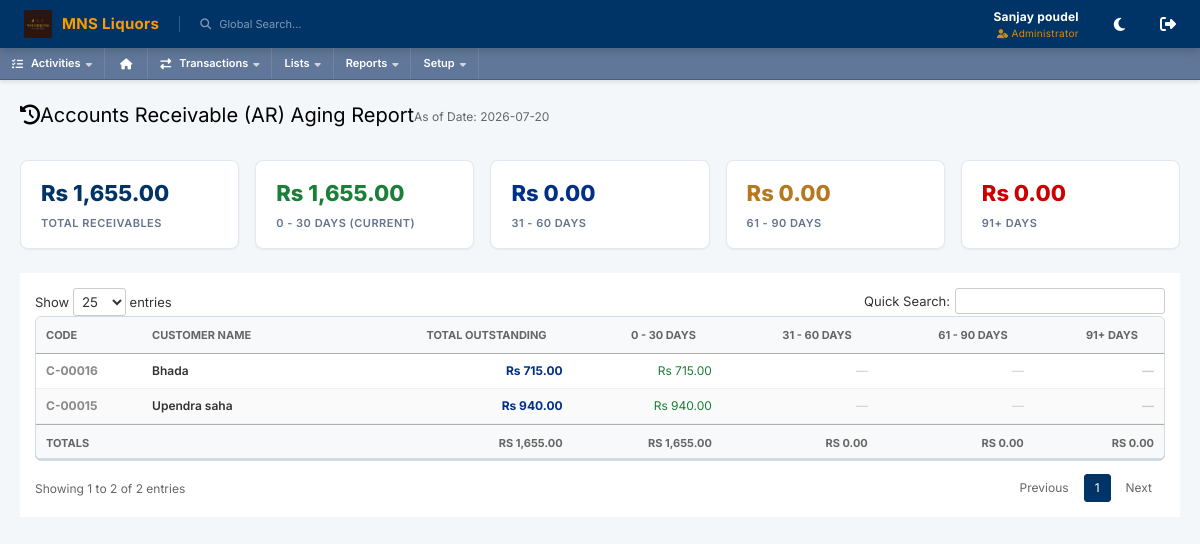
The app's page /index.php?page=reports/customers/receivable_aging (signed in) with its own data.
### tables this page shows
CREATE TABLE `system_info` (
  `id` int(30) NOT NULL,
  `meta_field` text NOT NULL,
  `meta_value` text NOT NULL
);

### forms/modules/reports/customers/receivable_aging_list.php (the view, shortened to what the rows shown need)
<?php
require_once 'database/DBConnection.php';
require_once 'forms/modules/reports/rpt_helpers.php';
$db = db();
$today = date('Y-m-d');
$sql = "
    SELECT
        c.customer_code,
        c.full_name as customer_name,
        COALESCE(SUM(ci.balance_due), 0.00) as total_due,
        COALESCE(SUM(CASE WHEN DATEDIFF(?, ci.invoice_date) BETWEEN 0 AND 30 THEN ci.balance_due ELSE 0.00 END), 0.00) as bucket_30,
        COALESCE(SUM(CASE WHEN DATEDIFF(?, ci.invoice_date) BETWEEN 31 AND 60 THEN ci.balance_due ELSE 0.00 END), 0.00) as bucket_60,
        COALESCE(SUM(CASE WHEN DATEDIFF(?, ci.invoice_date) BETWEEN 61 AND 90 THEN ci.balance_due ELSE 0.00 END), 0.00) as bucket_90,
        COALESCE(SUM(CASE WHEN DATEDIFF(?, ci.invoice_date) > 90 THEN ci.balance_due ELSE 0.00 END), 0.00) as bucket_over_90
    FROM customers c
    JOIN customer_invoices ci ON c.id = ci.customer_id
    JOIN transaction_headers h ON ci.header_id = h.id AND h.is_deleted = 0 AND h.status NOT IN ('void', 'voided', 'draft')
    WHERE c.is_deleted = 0
    GROUP BY c.id, c.customer_code, c.full_name
    HAVING total_due > 0.00
    ORDER BY c.full_name ASC
";
$rows = $db->fetchAll($sql, [$today, $today, $today, $today]);
$total_due = 0.0;
$total_30 = 0.0;
$total_60 = 0.0;
$total_90 = 0.0;
$total_over_90 = 0.0;
foreach ($rows as $r) {
    $total_due += (float)$r['total_due'];
    $total_30 += (float)$r['bucket_30'];
    $total_60 += (float)$r['bucket_60'];
    $total_90 += (float)$r['bucket_90'];
    $total_over_90 += (float)$r['bucket_over_90'];
}
?>
<div class="ns-page-header" style="margin-bottom: 20px;">
    <h1 class="ns-page-title"><i class="fas fa-history"></i> Accounts Receivable (AR) Aging Report</h1>
    <div style="font-size: 12px; color: #666; margin-top: 4px;">As of Date: <?= rpt_date($today) ?></div>
</div>
<div class="rpt-summary">
  <div class="rpt-summary-card"><div class="val"><?= rpt_currency($total_due) ?></div><div class="lbl">Total Receivables</div></div>
  <div class="rpt-summary-card"><div class="val" style="color:#1a7f37"><?= rpt_currency($total_30) ?></div><div class="lbl">0 - 30 Days (Current)</div></div>
  <div class="rpt-summary-card"><div class="val" style="color:#003087"><?= rpt_currency($total_60) ?></div><div class="lbl">31 - 60 Days</div></div>
  <div class="rpt-summary-card"><div class="val" style="color:#b7791f"><?= rpt_currency($total_90) ?></div><div class="lbl">61 - 90 Days</div></div>
  <div class="rpt-summary-card"><div class="val" style="color:#c00"><?= rpt_currency($total_over_90) ?></div><div class="lbl">91+ Days</div></div>
</div>
<div class="ns-portlet">
  <div class="ns-portlet-content">
    <table class="ns-table" id="tbl-ar-aging">
      <thead>
        <tr>
          <th>Code</th>
          <th>Customer Name</th>
          <th style="text-align:right">Total Outstanding</th>
          <th style="text-align:right">0 - 30 Days</th>
          <th style="text-align:right">31 - 60 Days</th>
          <th style="text-align:right">61 - 90 Days</th>
          <th style="text-align:right">91+ Days</th>
        </tr>
      </thead>
      <tbody>
        <?php foreach ($rows as $r): ?>
          <tr>
            <td style="font-weight:700; color:#888;"><?= $r['customer_code'] ?></td>
            <td style="font-weight:600;"><?= htmlspecialchars($r['customer_name']) ?></td>
            <td style="text-align:right; font-weight:700; color:#003087;"><?= rpt_currency($r['total_due']) ?></td>
            <td style="text-align:right; color:<?= $r['bucket_30'] > 0 ? '#1a7f37' : '#ccc' ?>"><?= $r['bucket_30'] > 0 ? rpt_currency($r['bucket_30']) : '—' ?></td>
            <td style="text-align:right; color:<?= $r['bucket_60'] > 0 ? '#003087' : '#ccc' ?>"><?= $r['bucket_60'] > 0 ? rpt_currency($r['bucket_60']) : '—' ?></td>
            <td style="text-align:right; color:<?= $r['bucket_90'] > 0 ? '#b7791f' : '#ccc' ?>"><?= $r['bucket_90'] > 0 ? rpt_currency($r['bucket_90']) : '—' ?></td>
            <td style="text-align:right; color:<?= $r['bucket_over_90'] > 0 ? '#c00' : '#ccc' ?>; font-weight:700"><?= $r['bucket_over_90'] > 0 ? rpt_currency($r['bucket_over_90']) : '—' ?></td>
          </tr>
        <?php endforeach; ?>
      </tbody>
      <tfoot>
        <tr style="font-weight:900; background:#003087; color:#fff">
          <th>TOTALS</th>
          <th></th>
          <th style="text-align:right"><?= rpt_currency($total_due) ?></th>
          <th style="text-align:right"><?= rpt_currency($total_30) ?></th>
          <th style="text-align:right"><?= rpt_currency($total_60) ?></th>
          <th style="text-align:right"><?= rpt_currency($total_90) ?></th>
          <th style="text-align:right"><?= rpt_currency($total_over_90) ?></th>
        </tr>
      </tfoot>
    </table>
  </div>
</div>

### index.php (shortened to what the rows shown need)
<?php
require_once 'database/DBConnection.php';
require_once 'api/reference_helper.php';
$error = "";
$is_logged_in = isset($_SESSION['user_id']);
if (!isset($db)) $db = db();
try {
    $sys_logo = $db->fetchOne("SELECT meta_value FROM system_info WHERE meta_field = 'logo'")['meta_value'] ?? '';
    $sys_name = $db->fetchOne("SELECT meta_value FROM system_info WHERE meta_field = 'name'")['meta_value'] ?? 'SMS ERP';
} catch (Exception $e) {
    $sys_logo = '';
    $sys_name = 'SMS ERP';
}
if ($is_logged_in) {
    $page = $_GET['page'] ?? 'home';
    $is_print_page = (strpos($page, '/print') !== false || strpos($page, 'print/') !== false || $page === 'print');
}
?>
<!DOCTYPE html>
<html lang="en">
<head>
    <link rel="stylesheet" href="assets/css/style.css?v=<?php echo time(); ?>">
    <link rel="stylesheet" href="https://cdnjs.cloudflare.com/ajax/libs/font-awesome/6.4.0/css/all.min.css">
    <link rel="stylesheet" href="https://cdn.datatables.net/1.13.6/css/jquery.dataTables.min.css">
</head>
<body class="<?php echo $is_logged_in ? '' : 'auth-page'; ?>">
    <?php if (!$is_logged_in): ?>
        <div class="auth-container">
            <?php
            $login_logo_abs = !empty($sys_logo) ? (__DIR__ . DIRECTORY_SEPARATOR . str_replace('/', DIRECTORY_SEPARATOR, $sys_logo)) : '';
            ?>
            <div style="text-align:center; margin-bottom:20px;">
                <?php if (!empty($sys_logo) && file_exists(__DIR__ . '/' . $sys_logo)): ?>
                    <div style="margin-bottom:15px; display: flex; justify-content: center; align-items: center;">
                        <img src="<?php echo htmlspecialchars($sys_logo); ?>" alt="Logo" style="max-height: 85px; max-width: 200px; object-fit: contain; filter: drop-shadow(0 4px 8px rgba(0,0,0,0.35)); border-radius: 4px;">
                    </div>
                <?php else: ?>
                    <div style="font-size:40px; color:rgba(255,255,255,0.8); margin-bottom:10px;"><i class="fas fa-cube"></i></div>
                <?php endif; ?>
                <div style="font-size:20px; font-weight:700; color:#fff; letter-spacing:0.5px;"><?php echo htmlspecialchars($sys_name); ?></div>
            </div>
            <div class="glass-card">
                <div class="auth-header">
                    <h1>Welcome Back</h1>
                    <p>Enter your credentials to access your account</p>
                </div>
                <?php if ($error): ?>
                    <div class="alert alert-danger">
                        <?php echo $error; ?>
                    </div>
                <?php endif; ?>
                <form method="POST" action="">
                    <div class="form-group">
                        <label for="username">Username</label>
                        <input type="text" id="username" name="username" class="form-input" placeholder="Enter username"
                            required autofocus>
                    </div>
                    <div class="form-group">
                        <label for="password">Password</label>
                        <div class="password-wrapper">
                            <input type="password" id="password" name="password" class="form-input" placeholder="••••••••"
                                required>
                            <button type="button" id="togglePassword" class="toggle-password">
                                <i class="fas fa-eye" id="eyeIcon"></i>
                            </button>
                        </div>
                    </div>
                    <button type="submit" class="btn-primary">Sign In</button>
                </form>
            </div>
        </div>
        <script>
            document.addEventListener('DOMContentLoaded', function () {
                const togglePassword = document.querySelector('#togglePassword');
                const password = document.querySelector('#password');
                const eyeIcon = document.querySelector('#eyeIcon');
                if (togglePassword) {
                    togglePassword.addEventListener('click', function (e) {
                        const type = password.getAttribute('type') === 'password' ? 'text' : 'password';
                        password.setAttribute('type', type);
                        eyeIcon.classList.toggle('fa-eye');
                        eyeIcon.classList.toggle('fa-eye-slash');
                    });
                }
            });
        </script>
    <?php else: ?>
        <header class="ns-header">
            <div style="display: flex; align-items: center; gap: 20px;">
                <div class="ns-logo" style="display: flex; align-items: center; gap: 10px;">
                    <?php if (!empty($sys_logo) && file_exists(__DIR__ . '/' . $sys_logo)): ?>
                        <img src="<?php echo htmlspecialchars($sys_logo); ?>" alt="Logo" style="height:28px; max-width: 120px; object-fit: contain; border-radius: 2px; vertical-align: middle;">
                    <?php else: ?>
                        <i class="fas fa-cube" style="font-size:22px;"></i>
                    <?php endif; ?>
                    <span style="font-size:15px; font-weight:700; letter-spacing:0.3px;"><?php echo htmlspecialchars($sys_name); ?></span>
                </div>
                <div
                    style="font-size: 11px; color: rgba(255,255,255,0.5); border-left: 1px solid rgba(255,255,255,0.2); padding-left: 20px; cursor: pointer;">
                    <i class="fas fa-search" style="margin-right: 5px;"></i> Global Search...
                </div>
            </div>
            <div style="display: flex; align-items: center; gap: 20px;">
                <div style="text-align: right; margin-right: 15px;">
<?php
    $displayName = $_SESSION['full_name'] ?? $_SESSION['username'] ?? 'User';
    $rawRole = strtolower($_SESSION['role'] ?? 'user');
    $roleMap = [
        'admin' => 'Administrator',
        'manager' => 'Manager',
    ];
    $displayRole = $roleMap[$rawRole] ?? ucfirst($rawRole);
?>
<div style="font-size: 12px; font-weight: bold; letter-spacing: 0.2px;">
    <?php echo htmlspecialchars($displayName); ?>
</div>
<div style="font-size: 10px; color: var(--ns-accent); opacity: 0.85; text-transform: capitalize; letter-spacing: 0.3px;">
    <i class="fas fa-user-tag" style="margin-right: 3px; font-size: 9px;"></i><?php echo htmlspecialchars($displayRole); ?>
</div>
                </div>
                <button id="ns-theme-toggle" title="Toggle Theme" style="background: none; border: none; color: white; font-size: 15px; cursor: pointer; transition: var(--ns-transition); margin-right: 15px; display: inline-flex; align-items: center; justify-content: center;" onmouseover="this.style.color='var(--ns-accent)'" onmouseout="this.style.color='white'">
                    <i class="fas fa-moon"></i>
                </button>
                <a href="logout.php" style="color: white; font-size: 16px; transition: var(--ns-transition);" title="Logout"
                    onmouseover="this.style.color='var(--ns-accent)'" onmouseout="this.style.color='white'"><i
                        class="fas fa-sign-out-alt"></i></a>
            </div>
        </header>
        <nav class="ns-nav">
            <div class="ns-nav-item">
                <i class="fas fa-tasks" style="margin-right: 8px;"></i> Activities <i class="fas fa-caret-down"
                    style="margin-left: 5px; font-size: 10px; opacity: 0.7;"></i>
            </div>
            <a href="?page=home" class="ns-nav-item" title="Dashboard" style="padding: 0 15px;"><i
                    class="fas fa-home"></i></a>
            <div class="ns-nav-item">
                <i class="fas fa-exchange-alt" style="margin-right: 8px;"></i> Transactions <i class="fas fa-caret-down"
                    style="margin-left: 5px; font-size: 10px; opacity: 0.7;"></i>
            </div>
            <div class="ns-nav-item">
                Lists <i class="fas fa-caret-down" style="margin-left: 5px; font-size: 10px; opacity: 0.7;"></i>
            </div>
            <div class="ns-nav-item">
                Reports <i class="fas fa-caret-down" style="margin-left: 5px; font-size: 10px; opacity: 0.7;"></i>
            </div>
            <div class="ns-nav-item">
                Setup <i class="fas fa-caret-down" style="margin-left: 5px; font-size: 10px; opacity: 0.7;"></i>
            </div>
        </nav>
        <div class="ns-content <?php echo ($page === 'home' || $page === 'print' || $is_print_page) ? 'ns-content-flush' : ''; ?>">
            <?php
            if ($page == 'home' || $page == 'home-v3') {
                include 'home.php';
            } else {
                $page = str_replace(['../', '..\\'], '', $page);
                $page = preg_replace('/[^a-zA-Z0-9\/_\-]/', '', $page);
                $parts = explode('/', $page);
                $count = count($parts);
                if ($count > 0) {
                    $action = $parts[$count - 1];
                    $dir_path = implode('/', array_slice($parts, 0, $count - 1));
                    if ($action == 'manage') {
                        $module_name = $parts[$count - 2];
                        if ($module_name == 'users') $module_name = 'user';
                        $page_path = "forms/modules/" . $dir_path . "/" . $module_name . "_manage.php";
                    } elseif ($action == 'view' || $action == 'print') {
                        $page_path = "forms/modules/" . $dir_path . "/" . $action . ".php";
                    } else {
                        $module_name = $action;
                        $page_path = "forms/modules/" . $page . "/" . $module_name . "_list.php";
                        if (!file_exists($page_path)) {
                            $page_path = "forms/modules/" . $dir_path . "/" . $module_name . "_list.php";
                        }
                    }
                    if (file_exists($page_path)) {
                        include $page_path;
                    }
                }
            }
            ?>
        </div>
    <?php endif; ?>
</body>
</html>

### records on screen
system_info: meta_value (picture)
system_info: meta_value "MNS Liquors"
system_info: meta_value "2026-07-20"
system_info: meta_value "Rs 1,655.00", meta_value "Rs 0.00", meta_value "RS 1,655.00", meta_value "RS 0.00"

### other values on screen
$displayName "Sanjay poudel"
$displayRole "Administrator"
$r['customer_code'] "C-00016"
$r['customer_name'] "Bhada"
rpt_currency($r['total_due']) "Rs 715.00"
rpt_currency($r['bucket_30']) "Rs 715.00"
$r['customer_code'] "C-00015"
$r['customer_name'] "Upendra saha"
rpt_currency($r['total_due']) "Rs 940.00"
rpt_currency($r['bucket_30']) "Rs 940.00"
